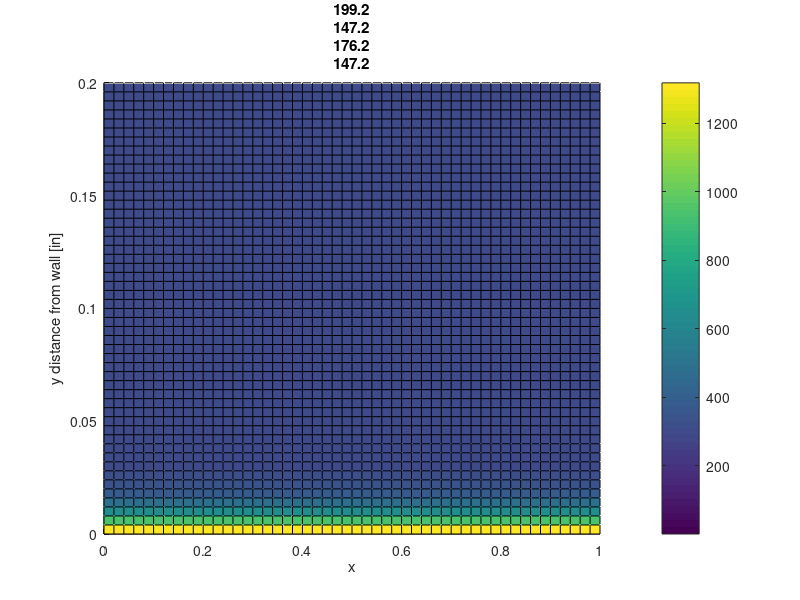

This figure's MATLAB source: (Note: this script raises an error after producing the figure.)
%% Heat Transfer of Turbulent Boundary Layer in Accelerating Combustion Gases
%
% Heat Transfer Fundamental Eq:
% T1(t+1) = (2 * h * dt)/(rho * cp * dx) * (Tg - T1(t)) +
% (2*k/rho/cp*dt/dx^2)*(T2(t) - T1(t)) + T1(t)
%


% inputs
thickness = 0.2; % [inches]
hg = 2584.8; % [W/m2/degC] heat transfer coeff of combustion gases
ha = 50; % [W/m2/degC] heat transfer coeff of ambient air
k = 0.6918; % [W/m/degC]
T_start = 298; % starting temperature (

NoFiniteElems = 50; % number of finite elements
dt = 0.0001; % time increment [s]
dT = 10; % total time simulated [s]

rho = 8000; % [kg/m3] density of material
cp = 490; % [J/kg/degK] heat capacity of chamber material. Ref: Cp_steel = 490
Tg = 2448; % [degK] combustion product flame temp



%% 1D transiet heat transfer
% unit conversions
t = thickness * 0.0254;

dx = t / NoFiniteElems;
T = ones(NoFiniteElems, dT/dt) .* T_start;

A = zeros(NoFiniteElems, NoFiniteElems);
A(1,1) = -2*hg*dt/rho/cp/dx - 2*k*dt/rho/cp/dx^2 + 1;
A(1,2) = 2*k*dt/rho/cp/dx^2;

A(end,end) = 2*dt/rho/cp/dx*(-k/dx - ha) + 1;
A(end,end-1) = 2*k*dt/rho/cp/dx^2;

B = zeros(NoFiniteElems,1);
B(1,1) = 2*hg*dt/rho/cp/dx*Tg;
B(end,1) = 2*ha*dt*T_start/rho/cp/dx;

for i = 2:NoFiniteElems-1
    A(i,i) = -2*k*dt/rho/cp/dx^2 + 1;
    A(i,i-1) = k*dt/rho/cp/dx^2;
    A(i,i+1) = k*dt/rho/cp/dx^2;
end

for i = 2:(dT/dt)
    T(:,i) = A * T(:,i-1) + B;
end


%% Plotting
for ind = [2000 5000 10000 20000 50000 100000]
    Tsec = T(:,ind);
    time = ind/length(T) * dT;
    y = 0:(thickness/NoFiniteElems):thickness;
    x = 0:1/NoFiniteElems:1;
    
    [X, Y]=meshgrid(x,y);
    Z = ones(length(x),length(y));
    for i = 1:NoFiniteElems
        Z(i,:) = Tsec(i);
    end
    figure()
    surf(X,Y,Z);
    
    view(0,90)
    title("T = " + time + "s")
    xlabel("x")
    ylabel("y distance from wall [in]")
    
    c = colorbar;
    c.Label.String = 'Temperature [K]';
%     caxis([T_start,Tsec(end)]);
end

%% 
[X,Y] = meshgrid(1:0.5:10,1:20);
Z = sin(X) + cos(Y);
surf(X,Y,Z)
view(0,90)